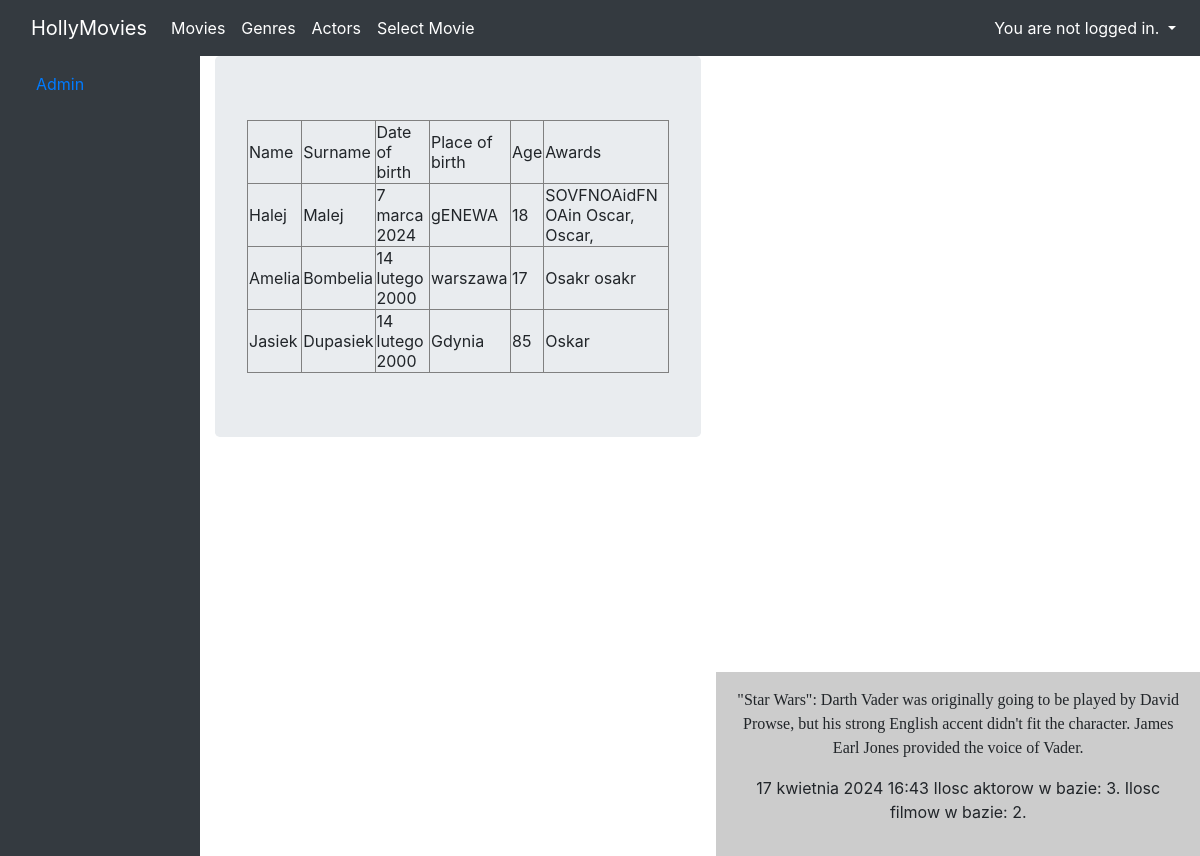
The page /actors/ on the database its author committed.
### ZajeciaBackendowe2024-main/viewer/models.py (models this page shows, shortened)
class Actor(Model):
    name = CharField(max_length=64)
    surname = CharField(max_length=64)
    birth_date = DateField()
    age = IntegerField()
    awards = TextField(null=True)
    place_of_birth = CharField(max_length=128)

### ZajeciaBackendowe2024-main/viewer/views.py (the view)
# urls.py: path('actors/', ActorsAllView.as_view(), name='actors'),
class ActorsAllView(ListView):
    template_name = 'actors.html'
    model = Actor

### ZajeciaBackendowe2024-main/viewer/templates/context_processors.py (called while the page is built)
def welcome_message(request):
    return STATIC_STRINGS

def autorzy(request):
    autors = ['Antoni Nieprzegoni',
              'Seweryn Kwaśniewski']
    return {'autors': autors}

def ciekawostki(request):
    return {'ciekawostka': random.choice(CIEKAWOSTKI)}

def data_i_godzina(request):
    return {'current_time_and_date': datetime.datetime.now()}

def num_of_actors_and_movies(request):
    return {'num_of_actors': Actor.objects.count(),
            'num_of_movies': Movie.objects.count()}

### ZajeciaBackendowe2024-main/viewer/templates/actors.html
{% extends "base.html" %}
{% block content %}
    <table border="1">
        <tr>
            <td>Name</td>
            <td>Surname</td>
            <td>Date of birth</td>
            <td>Place of birth</td>
            <td>Age</td>
            <td>Awards</td>
        </tr>
        {% for actor in object_list %}
        <tr>
            <td>{{ actor.name }}</td>
            <td>{{ actor.surname }}</td>
            <td>{{ actor.birth_date }}</td>
            <td>{{ actor.place_of_birth }}</td>
            <td>{{ actor.age }}</td>
            <td>{{ actor.awards }}</td>
        </tr>
        {% endfor %}
    </table>
{% endblock %}

### ZajeciaBackendowe2024-main/viewer/templates/base.html (shortened to what this page needs)
{% load static %}
<html {% if LANGUAGE_CODE %}lang="{{ LANGUAGE_CODE }}"{% endif %}>
  <head>
    <link rel="stylesheet" href="https://stackpath.bootstrapcdn.com/bootstrap/4.2.1/css/bootstrap.min.css">
  </head>
  <body class="d-flex flex-column min-vh-100">
    <nav class="navbar navbar-expand-lg navbar-dark bg-dark">
      <div class="container fixed">
        <a class="navbar-brand" href="{% url 'index' %}">
          HollyMovies
        </a>
        <div class="collapse navbar-collapse" id="navbarNavAltMarkup">
          <div class="navbar-nav">
            <a class="nav-item nav-link active" href="{% url 'movies' %}">
              Movies
            </a>
            <a class="nav-item nav-link active" href="{% url 'genres' %}">
              Genres
            </a>
            <a class="nav-item nav-link active" href="{% url 'actors' %}">
              Actors
            </a>
            <a class="nav-item nav-link active" href="{% url 'movie_selection' %}">
              Select Movie
            </a>
          </div>
        </div>
      </div>
        <div class="navbar-nav ml-auto">
          <div class="nav-item dropdown">
            {% if user.is_authenticated %}
            <a class="nav-link active dropdown-toggle" href="#" data-toggle="dropdown">
              {% if user.first_name %}Hello, {{ user.first_name }}!
              {% else %}Hello, {{ user.username }}!{% endif %}
            </a>
            <div class="dropdown-menu dropdown-menu-right">
                <div style="text-align: center;">
                  <form method="post" action="{% url 'logout' %}">
                    {% csrf_token %}
                    <button type="submit">Logout</button>
                    {% comment "TODO: make this widget submit for" %}
                      <a class="dropdown-item text-right" href="{% url 'logout' %}">Logout</a>
                    {% endcomment %}
                  </form>
                </div>
              <a class="dropdown-item text-right" href="{% url 'password_change' %}">Change password</a>
            </div>
            {% else %}
            <a class="nav-link active dropdown-toggle" href="#" data-toggle="dropdown">
              You are not logged in.
            </a>
            {% endif %}
          </div>
        </div>
    </nav>
    <div class="container-fluid">
      <div class="row flex-nowrap">
        <div class="col-auto col-md-4 col-xl-2 px-sm-2 px-0 bg-dark">
          <div class="d-flex flex-column align-items-center align-items-sm-start px-4 pt-2 text-white min-vh-100">
            <ul class="nav nav-pills flex-column mb-sm-auto mb-1 align-items-center align-items-sm-start" id="menu">
              <li class="nav-item">
                <a href="/admin/" class="nav-link align-middle px-1">
                   <span class="ms-1 d-none d-sm-inline">Admin</span>
                </a>
              </li>
            </ul>
          </div>
        </div>
    <div class="container">
      <div class="jumbotron">
        {% block content %}{% endblock %}
      </div>
    </div>
    <footer class="bg-body-tertiary text-center text-lg-start mt-auto">
      <div class="text-center p-3" style="background-color: rgba(0, 0, 0, 0.20);">
        <p style="font-family: cursive;">{{ ciekawostka }}</p>
        <p>{{ current_time_and_date }} Ilosc aktorow w bazie: {{ num_of_actors }}. Ilosc filmow w bazie: {{ num_of_movies }}.</p>
      </div>
    </footer>
  </body>
</html>

### rows shown on the page
Actor: name "Halej", surname "Malej", birth_date "7 marca 2024", place_of_birth "gENEWA", age "18", awards "SOVFNOAidFN OAin Oscar, Oscar,"
Actor: name "Amelia", surname "Bombelia", birth_date "14 lutego 2000", place_of_birth "warszawa", age "17", awards "Osakr osakr"
Actor: name "Jasiek", surname "Dupasiek", birth_date "14 lutego 2000", place_of_birth "Gdynia", age "85", awards "Oskar"

### other values the page prints
{{ num_of_actors }} "3"
{{ num_of_movies }} "2"
